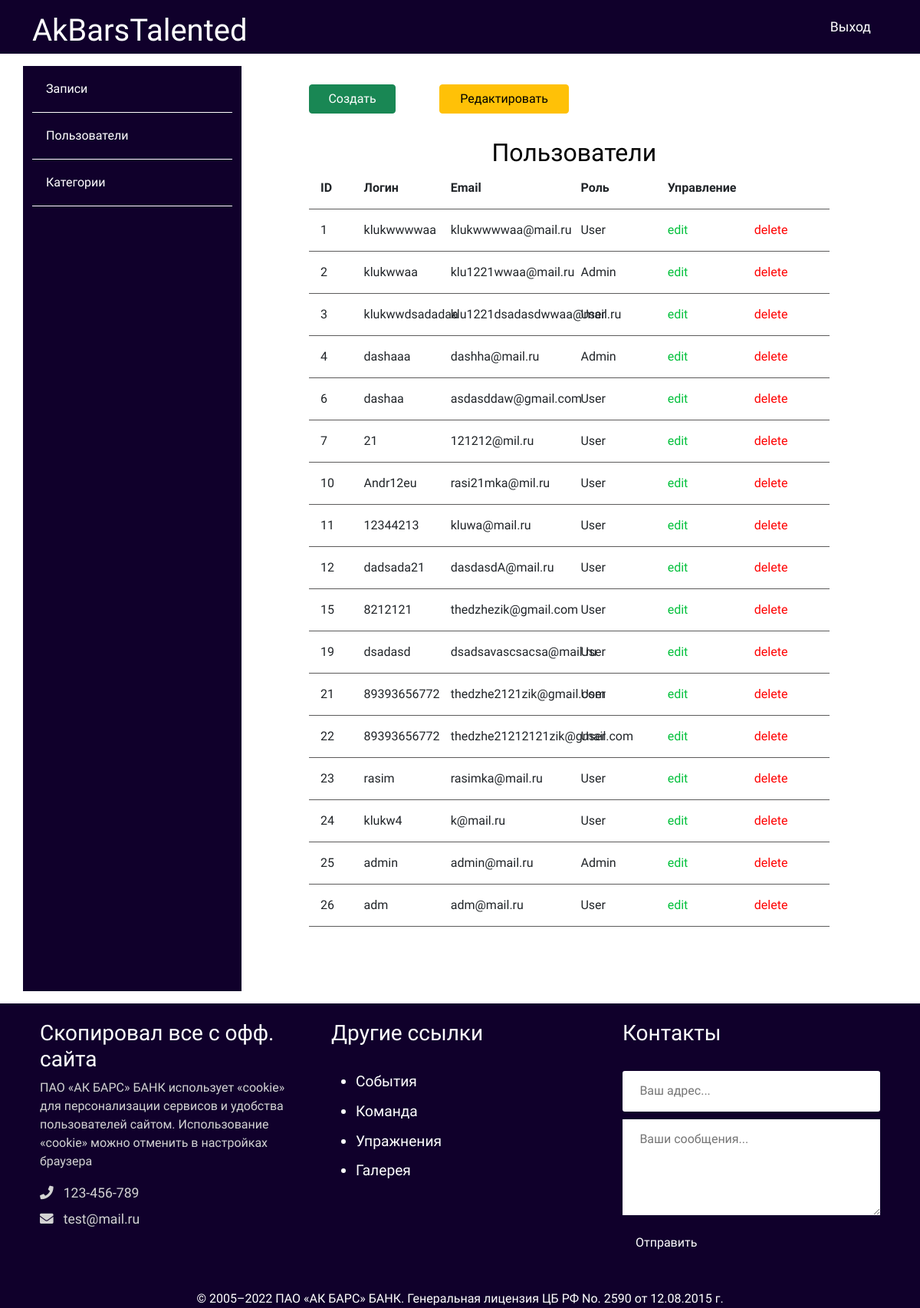
The page /saitt/admin/users/index.php on the database its author committed.
### tables this page shows
CREATE TABLE `users` (
  `id` int NOT NULL,
  `admin` tinyint NOT NULL,
  `username` varchar(255) NOT NULL,
  `email` varchar(255) NOT NULL,
  `password` varchar(255) NOT NULL,
  `created` timestamp NOT NULL DEFAULT CURRENT_TIMESTAMP
);

### saitt/app/database/db.php (called while the page is built, shortened)
<?php
require 'connect.php';
function dbCheckError($query){
    $errInfo = $query->errorInfo();
    return true;
}
function selectAll($table, $params = []){
    global $pdo;
    $sql = "SELECT * FROM $table";
    $query = $pdo->prepare($sql);
    $query->execute();
    return $query->fetchAll();
}

### saitt/app/controllers/users.php (called while the page is built, shortened)
<?php
include SITE_ROOT . "/app/database/db.php";
$users = selectAll('users');

### saitt/admin/users/index.php (the view, shortened to what this page needs)
<?php
include "../../app/controllers/users.php"
?>
<!doctype html>
<html lang="en">
<head>
    <link href="https://cdn.jsdelivr.net/npm/bootstrap@5.0.0-beta2/dist/css/bootstrap.min.css" rel="stylesheet">
    <link rel="stylesheet" href="https://use.fontawesome.com/releases/v5.7.2/css/all.css"
>
    <link rel="stylesheet" href="../../assets/css/admin.css">
</head>
<body>
<?php include("../../app/include/header-admin.php"); ?>
<div class="container">
    <?php include "../../app/include/sidebar-admin.php"; ?>
    <div class="posts col-9">
        <div class="button row">
            <a href="<?php echo BASE_URL . "admin/users/create.php";?>" class="col-2 btn btn-success">Создать</a>
            <span class="col-1"></span>
            <a href="<?php echo BASE_URL . "admin/users/index.php";?>" class="col-3 btn btn-warning">Редактировать</a>
        </div>
        <div class="row title-table">
            <h2>Пользователи</h2>
            <div class="col-1">ID</div>
            <div class="col-2">Логин</div>
            <div class="col-3">Email</div>
            <div class="col-2">Роль</div>
            <div class="col-4">Управление</div>
        </div>
        <?php foreach ($users as $key => $user): ?>
            <div class="row post">
                <div class="col-1"><?=$user['id'];?></div>
                <div class="col-2"><?=$user['username'];?></div>
                <div class="col-3"><?=$user['email'];?></div>
                <?php if ($user['admin'] == 1): ?>
                    <div class="col-2">Admin</div>
                <?php else: ?>
                    <div class="col-2">User</div>
                <? endif; ?>
                <div class="red col-2"><a href="edit.php?edit_id=<?=$user['id'];?>">edit</a></div>
                <div class="del col-2"><a href="index.php?delete_id=<?=$user['id'];?>">delete</a></div>
            </div>
        <?php endforeach; ?>
    </div>
</div>
</div>
<?php include("../../app/include/footer.php"); ?>
</body>
</html>

### saitt/app/include/header-admin.php (shortened to what this page needs)
<header class="container-fluid">
    <div class="container">
        <div class ="row">
            <div class = "col-4">
                <h1>
                    <a href="<?php echo BASE_URL ?>">AkBarsTalented</a>
                </h1>
            </div>
            <nav class="col-8">
                <ul>
                    <li>
                        <a href="#">
                        </a>
                    </li>
                    <li>
                        <a href="<?php echo BASE_URL . "logout.php"; ?> ">Выход</a>
                    </li>
                </ul>
            </nav>
        </div>
    </div>
</header>

### saitt/app/include/sidebar-admin.php (shortened to what this page needs)
<div class = "row">
    <div class = "sidebar col-3">
        <ul>
            <li>
                <a href="<?php echo BASE_URL . "admin/posts/index.php";?>">Записи</a>
            </li>
            <li>
                <a href="<?php echo BASE_URL . "admin/users/index.php";?>">Пользователи</a>
            </li>
            <li>
                <a href="<?php echo BASE_URL . "admin/topics/index.php";?>">Категории</a>
            </li>
        </ul>
    </div>

### saitt/app/include/footer.php (shortened to what this page needs)
<div class="footer container-fluid">
    <div class="footer-content container">
        <div class="row">
            <div class="footer-section about col-md-4 col-12">
                <h3 class="logo-text">Скопировал все с офф. сайта</h3>
                <p>
                    ПАО «АК БАРС» БАНК использует «cookie» для персонализации сервисов и удобства пользователей сайтом. Использование «cookie» можно отменить в настройках браузера
                </p>
                <div class="contact">
                    <span><i class="fas fa-phone"></i> &nbsp; 123-456-789 </span>
                    <span><i class="fas fa-envelope"></i> &nbsp; test@mail.ru </span>
                </div>
            </div>
            <div class="footer-section links col-md-4 col-12">
                <h3>Другие ссылки</h3>
                <br>
                <ul>
                    <a href="#">
                        <li>События</li>
                    </a>
                    <a href="#">
                        <li>Команда</li>
                    </a>
                    <a href="#">
                        <li>Упражнения</li>
                    </a>
                    <a href="#">
                        <li>Галерея</li>
                    </a>
                </ul>
            </div>
            <div class="footer-section contact-form col-md-4 col-12">
                <h3>Контакты</h3>
                <br>
                <form action="index.html" method="post">
                    <input type="email" name="email" class="text-input contact-input" placeholder="Ваш адрес...">
                    <textarea rows="4" name="message" class="text-input contact-input" placeholder="Ваши сообщения..."></textarea>
                    <button type="submit" class="btn btn-big contact-big">
                        Отправить
                    </button>
                </form>
            </div>
        </div>
        <div class="footer-bottom">
            &copy; 2005–2022 ПАО «АК БАРС» БАНК. Генеральная лицензия ЦБ РФ No. 2590 от 12.08.2015 г.
        </div>
    </div>
</div>

### saitt/assets/css/admin.css (style rules this page uses)
* { font-family: 'Comfortaa', cursive; }
html, h1, h2, h3, h4, h5, h6 { color:#000000; }
body { background:#ffff; }
a { text-decoration: none; color:inherit; }
input { padding: 10px 12px; display: block; width: 100%; border-radius: 3px; border: 1px solid #ececec; line-height: 1.5rem; color: #444444; font-size: 1rem; }
header { background:#10002b ; height: 70px; }
header * { color:#ffff; }
header h1 { margin-top: 16px; }
header h1 a { color: #ffff; text-decoration: none; }
header ul { margin: 0; padding: 0; list-style-type: none; float:right; }
header ul li { float: left; position: relative; }
header ul li a { display: block; font-size: 1.1rem; text-decoration: none; color: #ffff; padding: 22px; }
.footer { background: #10002b; color: #d3d3d3; position: relative; }
.footer .footer-section { padding: 22px; }
.footer h4, .footer h3 { color: white; }
.footer .about .contact span { display: block; font-size: 1.1em; margin-bottom: 8px; }
.footer .links ul a { display: block; margin-bottom: 10px; font-size: 1.2em; transition: all .3s; color: #ffffff; text-decoration: none; }
.footer .contact-form .contact-input { background: #ffffff; color: #bebdbd; margin-bottom: 10px; line-height: 1.5rem; padding: .9rem 1.4rem; border: none; width: 100%; }
.footer .contact-big { color: white; }
.footer .footer-bottom { background: #10002b; color: #ffffff; width: 100%; text-align: center; position: absolute; left: 0px; padding-top: 20px; }
.sidebar { margin: 1rem 0; background: #10002b; min-height: 600px; }
.sidebar ul { list-style: none; margin: 0px; padding: 0px; color: white; }
.sidebar ul a { padding: 18px; display: block; border-bottom: 1px solid #ffffff; }
.posts { height: 100%; padding: 40px 100px 100px; }
.posts h2 { text-align: center; margin: 2rem 0 0 0.4rem; }
.posts .title-table div { padding: 15px; text-align: left; border-bottom: 1px solid #5c5b5b; font-weight: 700; }
.posts .post div { padding: 15px; text-align: left; border-bottom: 1px solid #5c5b5b; }
.posts .post .red { color:#03c03c; }
.posts .post .del { color: red; }

### rows shown on the page
users: id "1", username "klukwwwwaa", email "klukwwwwaa@mail.ru", admin "User"
users: id "2", username "klukwwaa", email "klu1221wwaa@mail.ru", admin "Admin"
users: id "3", username "klukwwdsadadaa", email "klu1221dsadasdwwaa@mail.ru", admin "User"
users: id "4", username "dashaaa", email "dashha@mail.ru", admin "Admin"
users: id "6", username "dashaa", email "asdasddaw@gmail.com", admin "User"
users: id "7", username "21", email "121212@mil.ru", admin "User"
users: id "10", username "Andr12eu", email "rasi21mka@mil.ru", admin "User"
users: id "11", username "12344213", email "kluwa@mail.ru", admin "User"
users: id "12", username "dadsada21", email "dasdasdA@mail.ru", admin "User"
users: id "15", username "8212121", email "thedzhezik@gmail.com", admin "User"
users: id "19", username "dsadasd", email "dsadsavascsacsa@mail.ru", admin "User"
users: id "21", username "89393656772", email "thedzhe2121zik@gmail.com", admin "User"
users: id "22", username "89393656772", email "thedzhe21212121zik@gmail.com", admin "User"
users: id "23", username "rasim", email "rasimka@mail.ru", admin "User"
users: id "24", username "klukw4", email "k@mail.ru", admin "User"
users: id "25", username "admin", email "admin@mail.ru", admin "Admin"
users: id "26", username "adm", email "adm@mail.ru", admin "User"
